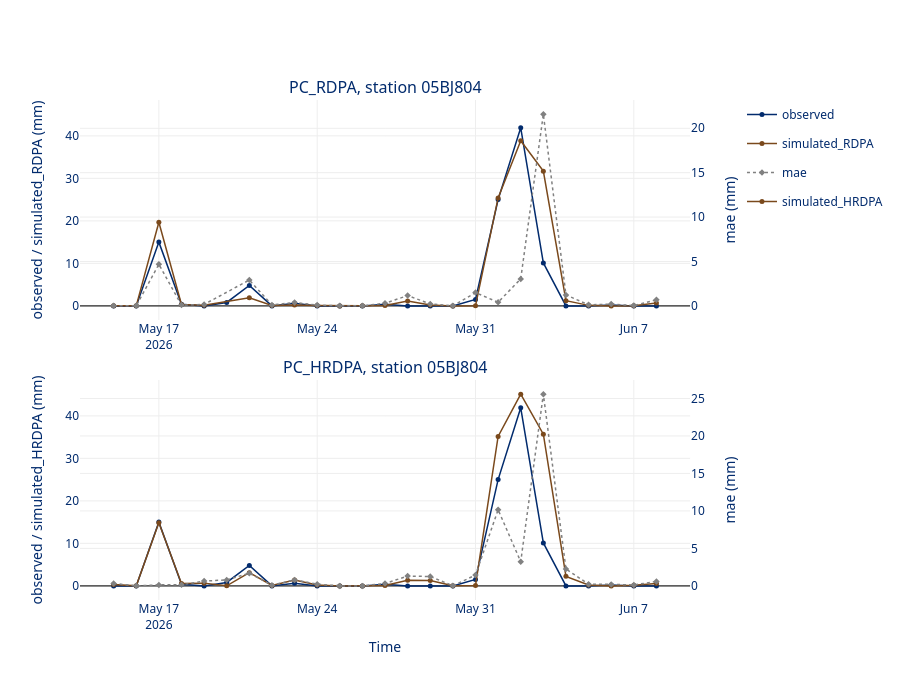

Here is the notebook cell this chart was saved with:
### Markdown cell above
#### Add error to the visualziation (options are mean_error, mae, rmse as specified in the config file)

### Code cell
reanalysis_timeseries_plot(ods, station=stations[4], error_var="mae")
